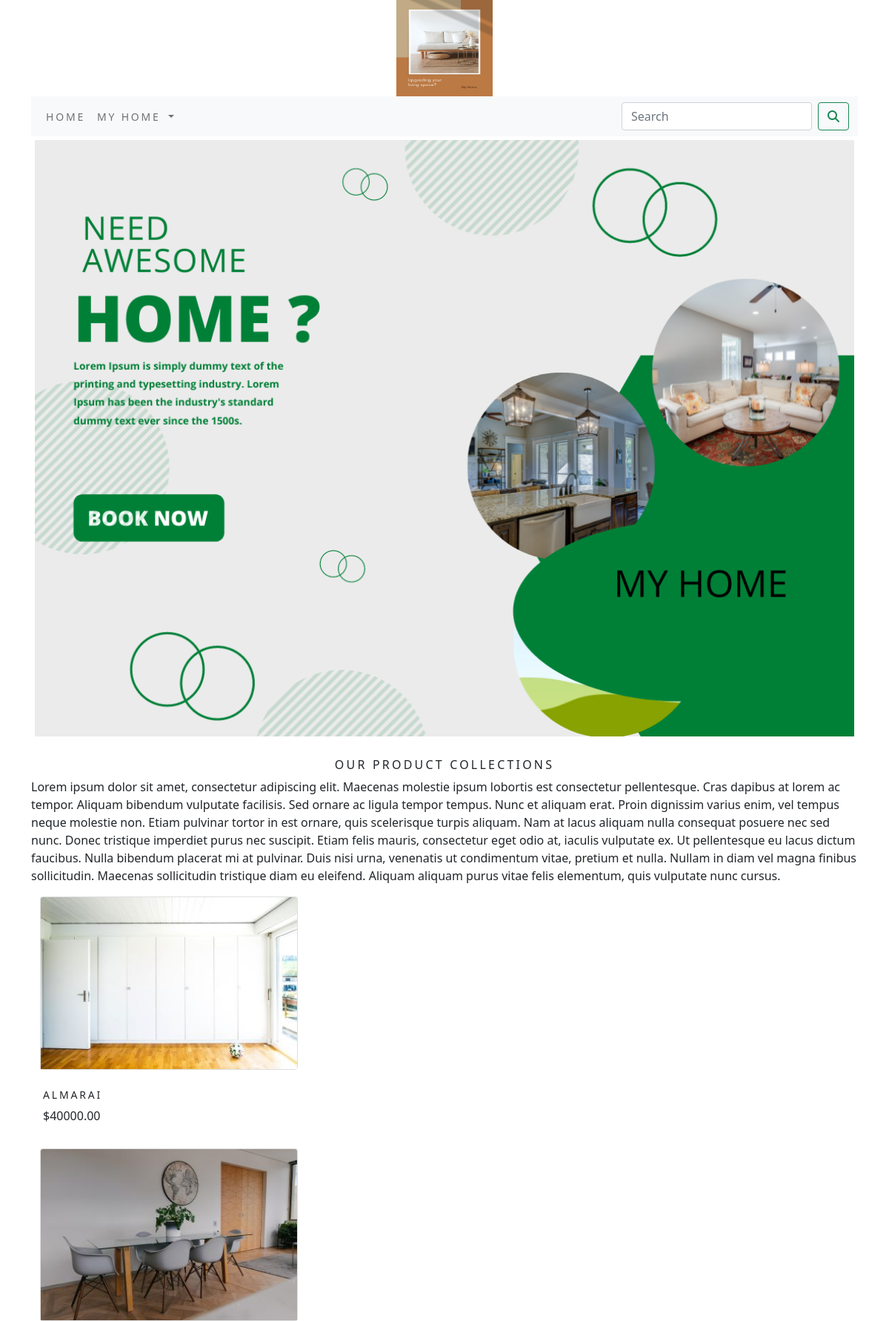
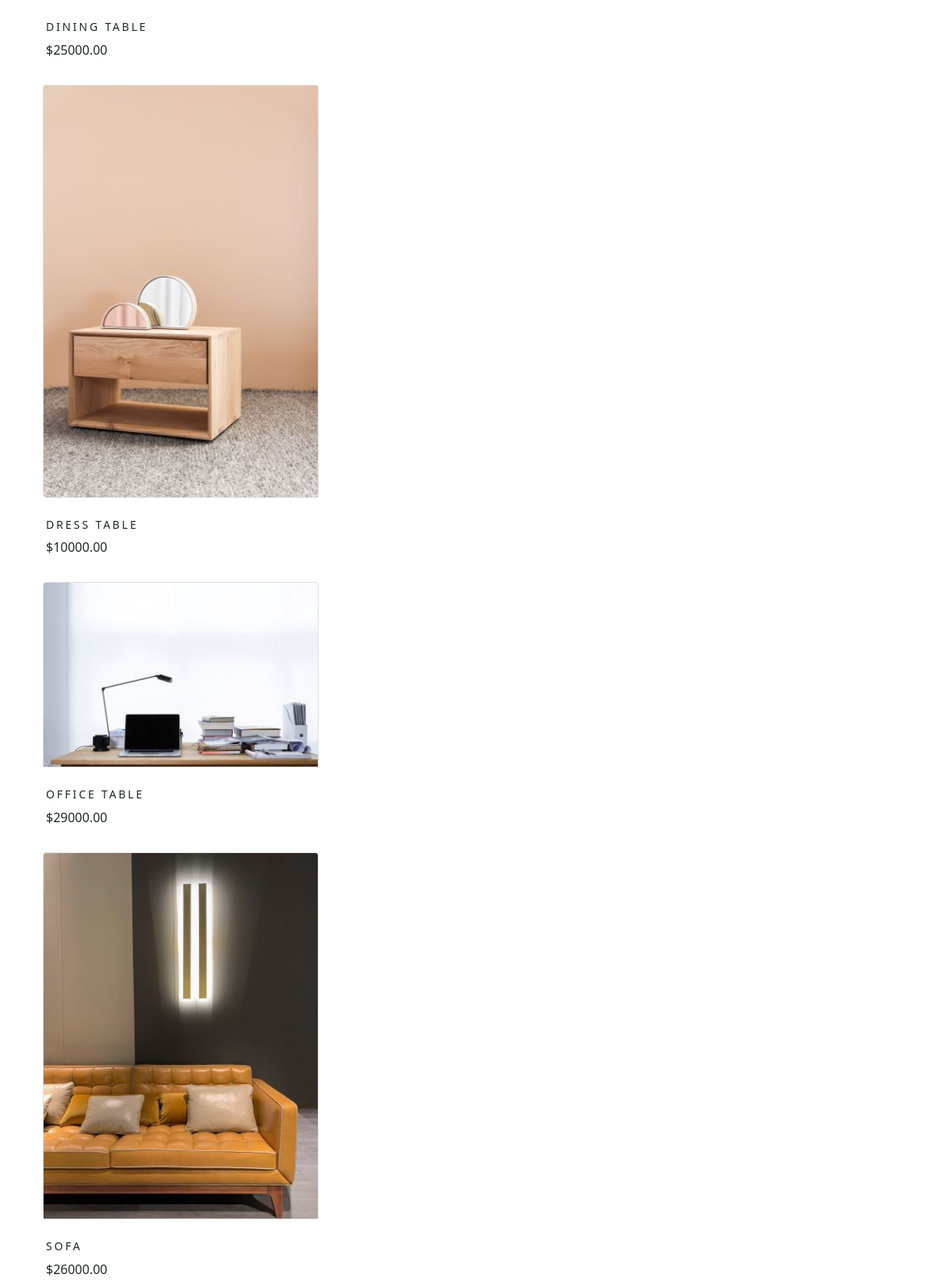
Page /sale/ (upper part) on the committed database (2 pictures, top to bottom).
### sale/models.py (models this page shows, shortened)
class Product(models.Model):
    name=models.CharField(max_length=250)
    slug=models.SlugField(max_length=250)
    description=models.TextField(blank=True)
    price=models.DecimalField(max_digits=10,decimal_places=2)
    category=models.ForeignKey(Category,on_delete=models.CASCADE)
    image=models.ImageField(upload_to='product',blank=True)
    stock=models.IntegerField()
    available=models.BooleanField(default=True)
    created=models.DateTimeField(auto_now_add=True)
    updated=models.DateTimeField(auto_now=True)
    class Meta():
        ordering = ('name',)
        verbose_name = 'product'
        verbose_name_plural = 'products'
    def get_url(self):
        return reverse('sale:prodCatdetail',args=[self.category.slug,self.slug])

### sale/views.py (the view)
# urls.py: path('',views.allProdCat,name='allProdCat'),
def allProdCat(request,c_slug=None):
    c_page=None
    products_list=None
    if c_slug != None:
        c_page=get_object_or_404(Category,slug=c_slug)
        products_list=Product.objects.all().filter(category=c_page,available=True)
    else:
        products_list=Product.objects.all().filter(available=True)
    paginator=Paginator(products_list,6)
    try:
        page=int(request.GET.get('page','1'))
    except:
        page=1
    try:
        products=paginator.page(page)
    except(Emptypage,Invalidpage):
        products=paginator.page(paginator.num_pages)
    return render(request,"category.html",{'category':c_page,'products':products})

### cart/context_processors.py (called while the page is built)
def counter(request):
    item_count = 0
    if 'admin' in request.path:
        return{}
    else:
        try:
            cart=Cart.objects.filter(cart_id=cart_id(request))
            cart_item=CartItem.objects.all().filter(cart=cart[:1])
            for cart_item in cart_item:
                item_count += cart_item.quantity
        except Cart.DoesNotExist:
            item_count = 0
    return dict(item_count=item_count)

### cart/views.py (called while the page is built)
def cart_id(request):
    cart=request.session.session_key
    if not cart:
        cart=request.session.create()
    return cart

### sale/context_processors.py (called while the page is built)
def menu_links(request):
    links=Category.objects.all()
    return dict(links=links)

### sale/models.py (called while the page is built)
    def get_url(self):
        return reverse('sale:products_by_category',args=[self.slug])

### templates/category.html (shortened to what this page needs)
{% extends 'base.html' %}
{% load static %}
{% block content %}
<div class="mx_auto">
    {% if category %}
        <img class="my_image" src="{{category.image.url}}" alt="{{category.names}}">
</div>
<br>
<div>
    <h1 class="text-center my_title">{{category.name}}</h1>
    <p class="text-justify">{{category.description}}</p>
</div>
     {% else %}
<div>
    <img class="my_image my_image_padding" src="{% static 'img/banner.png' %}" alt="Our Products" width="1250px;">
</div>
<br>
<div>
    <h1 class="text-center my_title">Our Product Collections</h1>
    <p class="text-justify">
        Lorem ipsum dolor sit amet, consectetur adipiscing elit. Maecenas molestie ipsum lobortis est consectetur pellentesque. Cras dapibus at lorem ac tempor. Aliquam bibendum vulputate facilisis. Sed ornare ac ligula tempor tempus. Nunc et aliquam erat. Proin dignissim varius enim, vel tempus neque molestie non. Etiam pulvinar tortor in est ornare, quis scelerisque turpis aliquam. Nam at lacus aliquam nulla consequat posuere nec sed nunc. Donec tristique imperdiet purus nec suscipit. Etiam felis mauris, consectetur eget odio at, iaculis vulputate ex. Ut pellentesque eu lacus dictum faucibus. Nulla bibendum placerat mi at pulvinar. Duis nisi urna, venenatis ut condimentum vitae, pretium et nulla. Nullam in diam vel magna finibus sollicitudin. Maecenas sollicitudin tristique diam eu eleifend. Aliquam aliquam purus vitae felis elementum, quis vulputate nunc cursus.
    </p>
</div>
    {% endif %}
<div class="container">
    <div class="row mx_auto">
        {% for product in products.object_list %}
            <div class="my_bottom_margin col-9  col-sm-12  col-md-4  xol-lg-4">
                <div class="card text-center" style="min-width:18rem;">
                    <a href="{{product.get_url}}"><img class="card-img-top my_image" src="{{product.image.url}}" alt="{{product.name}}"></a>
                </div>
            </div>
        <div class="card-body">
            <h4>{{product.name}}</h4>
            <p>
                ${{product.price}}
            </p>
        </div>
        {% endfor %}
    </div>
    <br>
</div>
{% endblock %}

### templates/base.html (shortened to what this page needs)
{% load static %}
<!DOCTYPE html>
<html lang="en">
<head>
    <link rel="stylesheet" href="{% static 'css/custom.css' %}">
    <link href="{% static 'css/bootstrap.min.css' %}" rel="stylesheet">
</head>
<body>
<div class="container">
    {% include 'header.html' %}
    {% include 'navbar.html' %}
    {% block content %}
    {% endblock %}
</div>
  </body>
</body>
</html>

### templates/header.html
{% load static %}
<header>
    <center>
        <a href="{% url 'sale:allProdCat' %}"></a><img src="{% static 'img/logo.png' %}" alt="logimage" width="130px;" height="130px;">
    </center>
</header>

### templates/navbar.html (shortened to what this page needs)
<nav class="navbar navbar-expand-lg navbar-light bg-light">
  <div class="container-fluid">
    <div class="collapse navbar-collapse" id="navbarSupportedContent">
      <ul class="navbar-nav me-auto mb-2 mb-lg-0">
        <li class="nav-item">
          <a class="nav-link" href="#"> Home</a>
        </li>
        <li class="nav-item dropdown  {% if 'sale' in request.path %} active {% endif %}">
          <a class="nav-link dropdown-toggle" href="#" id="navbarDropdown" role="button" data-bs-toggle="dropdown" aria-expanded="false">
            My Home
          </a>
        </li>
      </ul>
      <form class="d-flex" action="{% url 'search_app:SearchResult' %}" method="get">
        <input class="form-control me-2" type="search" placeholder="Search" name="q" aria-label="Search">
        <button class="btn btn-outline-success" type="submit"><i class="fa fa-search"></i></button>
      </form>
    </div>
  </div>
</nav>

### static/css/custom.css (style rules this page uses)
body { font-family:font-family: 'Roboto', sans-serif; }
.nav-item { letter-spacing: .2em; font-size: 14px; text-transform: uppercase; }
.my_image { width: 100%; height: auto; }
.my_title { font-size: 16px; text-transform: uppercase; letter-spacing: .2em; }
.my_image_padding { padding: 5px; }
.my_bottom_margin { margin-bottom: 10px; }
.card-body h4 { font-size: 14px; text-transform: uppercase; letter-spacing: .2em; }

### rows in the picture
Product: image (picture), name "ALMARAI", price "40000.00"
Product: image (picture), name "DINING TABLE", price "25000.00"
Product: image (picture), name "DRESS TABLE", price "10000.00"
Product: image (picture), name "OFFICE TABLE", price "29000.00"
Product: image (picture), name "SOFA", price "26000.00"
